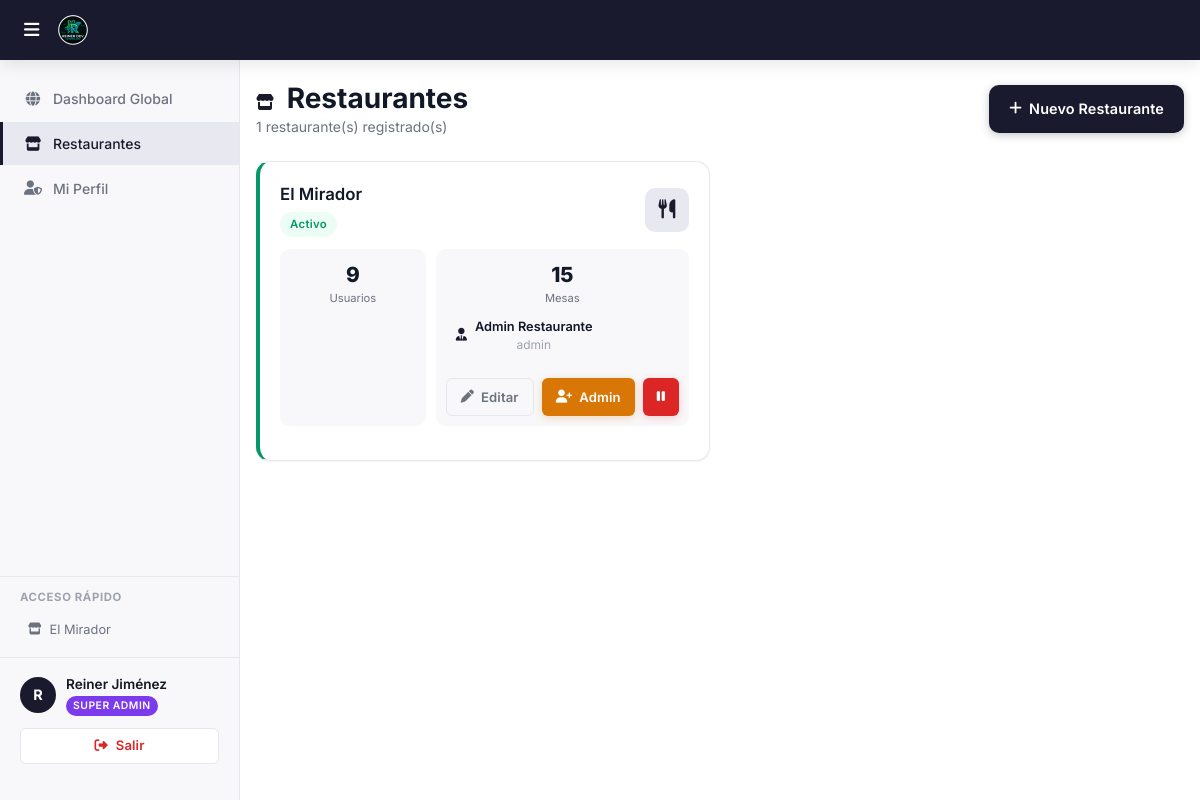
/roles/superadmin/restaurantes.php (signed in), run on the app's committed database.
### tables this page shows
CREATE TABLE `restaurantes` (
  `id` int(11) NOT NULL,
  `nombre` varchar(100) NOT NULL,
  `logo` varchar(255) DEFAULT NULL,
  `activo` tinyint(1) DEFAULT 1,
  `created_at` timestamp NOT NULL DEFAULT current_timestamp()
);

### roles/superadmin/restaurantes.php (the view, shortened to what this page needs)
<?php
$db = getDB();
$stList = $db->query("
    SELECT r.*,
           COUNT(DISTINCT u.id) AS total_usuarios,
           COUNT(DISTINCT m.id) AS total_mesas,
           adm.nombre AS admin_nombre,
           adm.email  AS admin_email
    FROM restaurantes r
    LEFT JOIN usuarios u   ON u.restaurante_id = r.id AND u.rol != 'superadmin'
    LEFT JOIN mesas m      ON m.restaurante_id = r.id AND m.activo = 1
    LEFT JOIN usuarios adm ON adm.restaurante_id = r.id AND adm.rol = 'admin' AND adm.activo = 1
    GROUP BY r.id
    ORDER BY r.id DESC
");
$restaurantes = $stList->fetchAll();
require_once '../../includes/header.php';
?>
        <div class="page-content">
            <div class="d-flex align-center justify-between mb-24">
                <div>
                    <h1><i class="fa-solid fa-store" style="font-size:1rem;margin-right:6px;color:var(--primary);"></i> Restaurantes</h1>
                    <p><?= count($restaurantes) ?> restaurante(s) registrado(s)</p>
                </div>
                <button class="btn btn-primario" onclick="nuevoRestaurante()">
                    <i class="fa-solid fa-plus"></i> Nuevo Restaurante
                </button>
            </div>
            <div style="display:grid;grid-template-columns:repeat(auto-fill,minmax(320px,1fr));gap:20px;">
                <?php foreach ($restaurantes as $r): ?>
                <div class="card" style="border-left:4px solid <?= $r['activo']?'var(--success)':'var(--border)' ?>;">
                    <div class="d-flex align-center justify-between mb-12">
                        <div>
                            <h3 style="font-size:1.05rem;"><?= htmlspecialchars($r['nombre']) ?></h3>
                            <span class="badge <?= $r['activo']?'badge-verde':'badge-gris' ?> mt-4">
                                <?= $r['activo'] ? 'Activo' : 'Inactivo' ?>
                            </span>
                        </div>
                        <div style="width:44px;height:44px;background:var(--primary-light);border-radius:var(--radius-md);display:flex;align-items:center;justify-content:center;color:var(--primary);font-size:1.2rem;">
                            <i class="fa-solid fa-utensils"></i>
                        </div>
                    </div>
                    <div style="display:grid;grid-template-columns:1fr 1fr;gap:10px;margin-bottom:14px;">
                        <div style="background:var(--bg-secondary);border-radius:var(--radius-md);padding:10px;text-align:center;">
                            <div style="font-size:1.3rem;font-weight:800;color:var(--text-primary);"><?= $r['total_usuarios'] ?></div>
                            <div style="font-size:.7rem;color:var(--text-secondary);">Usuarios</div>
                        </div>
                        <div style="background:var(--bg-secondary);border-radius:var(--radius-md);padding:10px;text-align:center;">
                            <div style="font-size:1.3rem;font-weight:800;color:var(--text-primary);"><?= $r['total_mesas'] ?></div>
                            <div style="font-size:.7rem;color:var(--text-secondary);">Mesas</div>
                    <?php if ($r['admin_nombre']): ?>
                    <div style="background:var(--bg-secondary);border-radius:var(--radius-md);padding:10px;font-size:.8rem;margin-bottom:14px;display:flex;align-items:center;gap:8px;">
                        <i class="fa-solid fa-user-tie" style="color:var(--primary);"></i>
                        <div>
                            <div style="font-weight:600;"><?= htmlspecialchars($r['admin_nombre']) ?></div>
                            <div style="color:var(--text-muted);font-size:.75rem;"><?= htmlspecialchars($r['admin_email']) ?></div>
                        </div>
                    </div>
                    <?php endif; ?>
                    <div style="display:flex;gap:8px;">
                        <button class="btn btn-ghost btn-sm" style="flex:1;"
                            onclick='editarRestaurante(<?= json_encode($r) ?>)'>
                            <i class="fa-solid fa-pen"></i> Editar
                        </button>
                        <button class="btn btn-naranja btn-sm" style="flex:1;"
                            onclick="crearAdminRestaurante(<?= $r['id'] ?>, '<?= htmlspecialchars($r['nombre'], ENT_QUOTES) ?>')">
                            <i class="fa-solid fa-user-plus"></i> Admin
                        </button>
                        <button class="btn btn-peligro btn-sm" title="<?= $r['activo'] ? 'Desactivar' : 'Activar' ?>"
                            onclick="toggleRestaurante(<?= $r['id'] ?>, <?= $r['activo'] ?>)">
                            <i class="fa-solid <?= $r['activo'] ? 'fa-pause' : 'fa-play' ?>"></i>
                        </button>
                    </div>
                </div>
                <?php endforeach; ?>
            </div>
        </div>
    </div>
</div>
<?php require_once '../../includes/footer.php'; ?>

### includes/sidebar.php (shortened to what this page needs)
<?php
$rol = $_SESSION['rol'];
$sidebarRestaurantes = [];
if ($rol === 'superadmin') {
    try {
        $_dbSidebar = getDB();
        $_stSidebar = $_dbSidebar->query("SELECT id, nombre FROM restaurantes WHERE activo = 1 ORDER BY nombre ASC");
        $sidebarRestaurantes = $_stSidebar->fetchAll();
    } catch (Exception $e) {
    }
}
?>
<aside class="sidebar">
    <ul class="sidebar-menu">
        <?php if ($rol === 'superadmin'): ?>
            <li><a href="<?= BASE_URL ?>/roles/superadmin/dashboard.php"><span class="menu-icon"><i class="fa-solid fa-globe"></i></span> Dashboard Global</a></li>
            <li><a href="<?= BASE_URL ?>/roles/superadmin/restaurantes.php"><span class="menu-icon"><i class="fa-solid fa-store"></i></span> Restaurantes</a></li>
            <li><a href="<?= BASE_URL ?>/roles/superadmin/perfil.php"><span class="menu-icon"><i class="fa-solid fa-user-shield"></i></span> Mi Perfil</a></li>
        <?php elseif ($rol === 'cocina'): ?>
            <li><a href="<?= BASE_URL ?>/roles/cocina/dashboard.php"><span class="menu-icon"><i class="fa-solid fa-kitchen-set"></i></span> Panel Cocina</a></li>
        <?php endif; ?>
    </ul>
    <?php if ($rol === 'superadmin' && !empty($sidebarRestaurantes)): ?>
        <div style="padding: 12px 20px; border-top: 1px solid var(--border); overflow: hidden;">
            <div style="font-size: .71rem; font-weight: 700; color: var(--text-muted); text-transform: uppercase; letter-spacing: .6px; margin-bottom: 8px;">Acceso rápido</div>
            <div style="max-height: 180px; overflow-y: auto; display: flex; flex-direction: column; gap: 2px;">
                <?php foreach ($sidebarRestaurantes as $r): ?>
                <a href="<?= BASE_URL ?>/roles/admin/dashboard.php?set_rest_id=<?= $r['id'] ?>"
                   style="display: flex; align-items: center; gap: 8px; font-size: .8rem; padding: 6px 8px; border-radius: var(--radius-sm); color: var(--text-secondary); transition: .15s;"
                   onmouseover="this.style.background='var(--bg)'"
                   onmouseout="this.style.background='transparent'">
                   <i class="fa-solid fa-store" style="font-size: .75rem; flex-shrink: 0;"></i>
                   <span style="overflow: hidden; text-overflow: ellipsis; white-space: nowrap;"><?= htmlspecialchars($r['nombre']) ?></span>
                </a>
                <?php endforeach; ?>
            </div>
        </div>
    <?php endif; ?>
    <div class="sidebar-user-panel" style="padding: 16px 20px; border-top: 1px solid var(--border); background: var(--bg-secondary); margin-top: auto; display: flex; flex-direction: column; gap: 12px; overflow: hidden;">
        <div style="display: flex; align-items: center; gap: 10px;">
            <div class="avatar" style="width: 36px; height: 36px; background: var(--primary); color: #fff; border-radius: 50%; display: flex; align-items: center; justify-content: center; font-weight: 700; font-size: 0.9rem; flex-shrink: 0;">
                <?= $nombreInicial ?>
            </div>
            <div style="display: flex; flex-direction: column; min-width: 0; flex: 1;">
                <span style="font-size: 0.85rem; font-weight: 600; color: var(--text-primary); overflow: hidden; text-overflow: ellipsis; white-space: nowrap;">
                    <?= htmlspecialchars($_SESSION['nombre'] ?? 'Usuario') ?>
                </span>
                <span class="rol-badge rol-<?= $rol ?>" style="align-self: flex-start; margin-top: 2px;">
                    <?= $rolLabel ?>
                </span>
            </div>
        </div>
        <?php if (!isset($hideLogout) || !$hideLogout): ?>
        <a href="<?= BASE_URL ?>/auth/logout.php" class="btn btn-ghost btn-sm btn-full" style="min-height: 36px; gap: 8px; justify-content: center; border-color: var(--border); color: var(--danger); background: var(--surface);">
            <i class="fa-solid fa-right-from-bracket"></i>
            <span>Salir</span>
        </a>
        <?php endif; ?>
    </div>
</aside>

### data on the page
restaurantes: nombre "El Mirador", activo "Activo", total_usuarios "9", total_mesas "15", admin_nombre "Admin Restaurante", admin_email "admin"

### other printed values
$nombreInicial "R"
$_SESSION['nombre'] "Reiner Jiménez"
$rolLabel "SUPER ADMIN"
count($restaurantes) "1"
